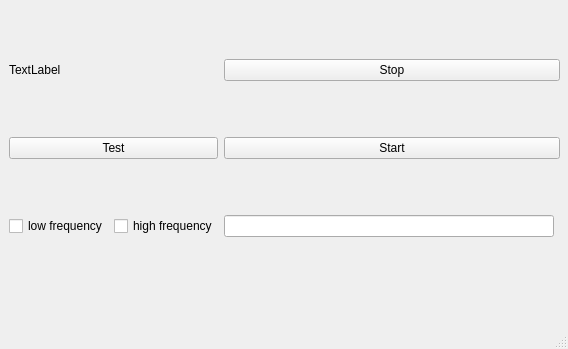
<?xml version="1.0" encoding="UTF-8"?>
<ui version="4.0">
 <class>MainWindow</class>
 <widget class="QMainWindow" name="MainWindow">
  <property name="geometry">
   <rect>
    <x>0</x>
    <y>0</y>
    <width>568</width>
    <height>349</height>
   </rect>
  </property>
  <property name="windowTitle">
   <string>MainWindow</string>
  </property>
  <widget class="QWidget" name="centralwidget">
   <widget class="QWidget" name="gridLayoutWidget">
    <property name="geometry">
     <rect>
      <x>9</x>
      <y>9</y>
      <width>551</width>
      <height>281</height>
     </rect>
    </property>
    <layout class="QGridLayout" name="gridLayout">
     <item row="2" column="1">
      <widget class="QCheckBox" name="hfreqBox">
       <property name="text">
        <string>high frequency</string>
       </property>
      </widget>
     </item>
     <item row="0" column="0" colspan="2">
      <widget class="QLabel" name="guidLabel">
       <property name="text">
        <string>TextLabel</string>
       </property>
      </widget>
     </item>
     <item row="0" column="2" colspan="2">
      <widget class="QPushButton" name="stopButton">
       <property name="text">
        <string>Stop</string>
       </property>
      </widget>
     </item>
     <item row="1" column="2" colspan="2">
      <widget class="QPushButton" name="startButton">
       <property name="text">
        <string>Start</string>
       </property>
      </widget>
     </item>
     <item row="1" column="0" colspan="2">
      <widget class="QPushButton" name="testButton">
       <property name="text">
        <string>Test</string>
       </property>
      </widget>
     </item>
     <item row="2" column="0">
      <widget class="QCheckBox" name="lfreqBox">
       <property name="text">
        <string>low frequency</string>
       </property>
      </widget>
     </item>
     <item row="2" column="2">
      <widget class="QLineEdit" name="durationInput"/>
     </item>
    </layout>
   </widget>
  </widget>
  <widget class="QMenuBar" name="menubar">
   <property name="geometry">
    <rect>
     <x>0</x>
     <y>0</y>
     <width>568</width>
     <height>30</height>
    </rect>
   </property>
  </widget>
  <widget class="QStatusBar" name="statusbar"/>
 </widget>
 <resources/>
 <connections/>
</ui>
